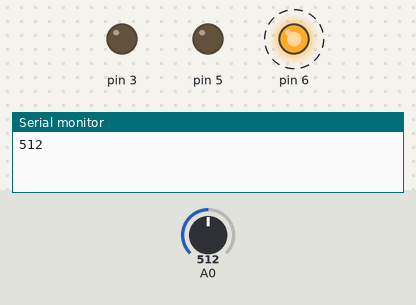
A sketch run on a simulated Arduino Uno, built with avr-gcc and run on an emulated ATmega328P. Shown: output pins drawn as LEDs (lit = HIGH), the last lines printed to the serial monitor. Dashed ring = blinking. Inputs (shaded band) come from the test bench; at power-on: A0 = 512.

Above: at 0.1 s.
At 1.8 s:
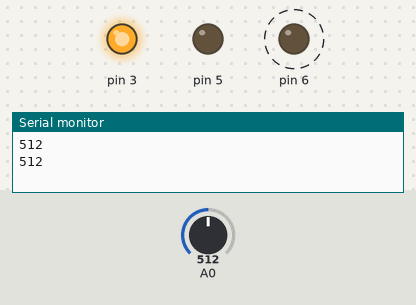
1.9 s: A0 set to 306
At 2.2 s:
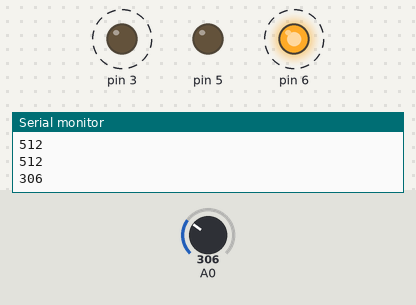
5.4 s: A0 set to 122
Timing chart, 0 to 14.9 s (numbered marks = the images above; inputs shaded):
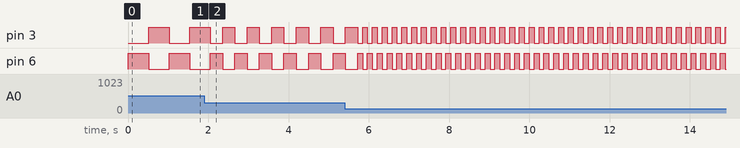

The sketch:

01_Led_Potentiometer.ino
```cpp
void setup() {
  // put your setup code here, to run once:
  Serial.begin(9600);
  pinMode(3, OUTPUT);
  pinMode(5, OUTPUT);
  pinMode(6, OUTPUT);
  pinMode(A0, INPUT);
}

void loop() {
  // put your main code here, to run repeatedly:

  //int val = analogRead(A0)/4; //가변저항의 입력값은 0~1024이므로 /4를 해주었다
 // Serial.println(val);
  //analogWrite(5, val);
  //analogWrite(3, val);
  //analogWrite(6, val);

  int val = analogRead(A0);
  Serial.println(val);
  digitalWrite(6, 1);
  digitalWrite(3, 0);
  delay(val);
  digitalWrite(6, 0);
  digitalWrite(3, 1);
  delay(val);

}
```

Measured:
- after the input at 1.9 s, pin 3, pin 6: alternates HIGH for 0.31 s and LOW for 0.31 s, starting after 0.46 s
- by itself, pin 6: alternates HIGH for 0.51 s and LOW for 0.51 s
